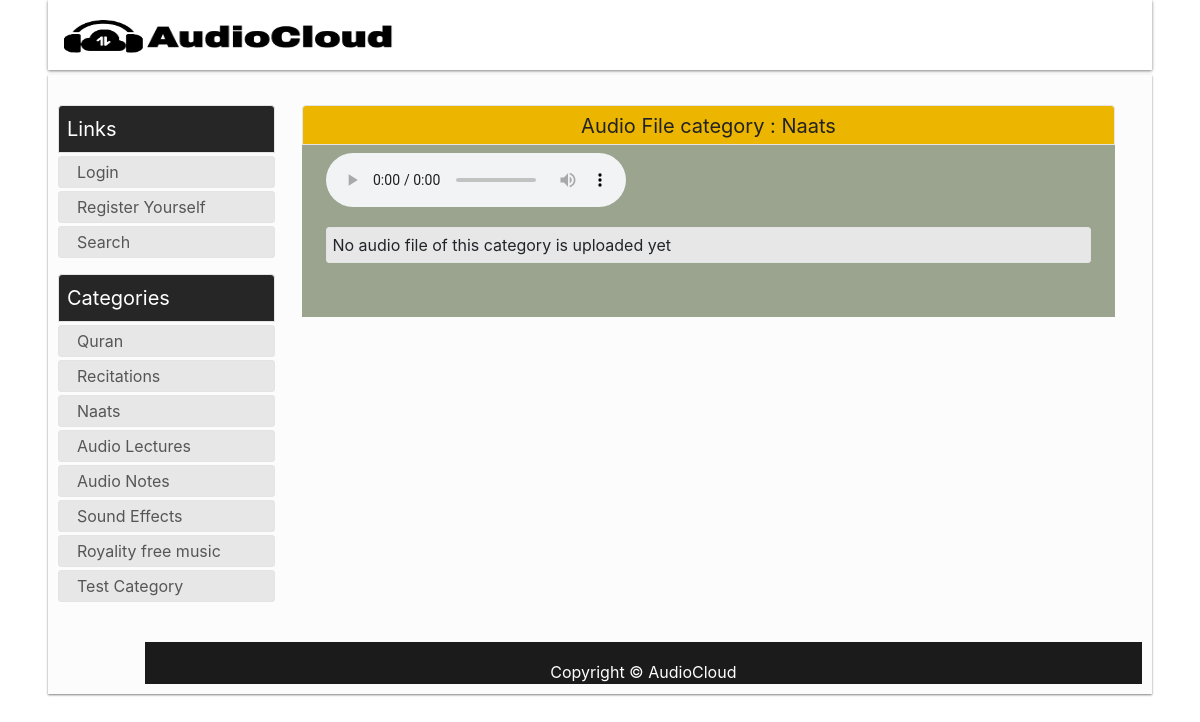
Page /AudioCloud/?search=Naats on the committed database.
### tables this page shows
CREATE TABLE IF NOT EXISTS `audiocategories` (
  `id` int(20) NOT NULL AUTO_INCREMENT,
  `name` varchar(100) NOT NULL,
  `addedBy` varchar(200) DEFAULT NULL,
  `datetime` timestamp NOT NULL DEFAULT CURRENT_TIMESTAMP,
  PRIMARY KEY (`id`),
  UNIQUE KEY `id` (`id`),
  UNIQUE KEY `name` (`name`)
);

### AudioCloud/redirect.php (called while the page is built, shortened)
<?php
include 'html_Generator.php';
include 'html_Search.php';
class Redirect {
	var $html_gen;
	public function __construct( ){
		$this->html_gen = new HTML_Generator();
	 }
	public function Go_to_Search_Results($variable_Value){
		$this->html_gen->GiveMe_headerSection();
		$this->html_gen->GiveMe_aside();
		$this->html_gen->GiveMe_footerSection();
	}
}
?>

### AudioCloud/DB_Class.php (called while the page is built, shortened)
<?php
class DB_Class{
	public $host = "localhost";
	public $user = "root";
	public $pass = "";
	public $db = "audiocloud";
	protected $conn ;
	public function __construct( ){
		$this->conn = new mysqli($this->host, $this->user, $this->pass, $this->db);
	}
    public function Get_Categories()
    {
      $sql = "SELECT * FROM audiocategories";
      $result=mysqli_query($this->conn, $sql);
      if(!empty($result)){
        return ($result);
      }else{
        return null;
      }
    }
}
?>

### AudioCloud/html_Generator.php (the view, shortened to what this page needs)
<?php
include 'DB_Class.php';
class HTML_Generator {
	public $baseurl;
	public $headSection;
	public $footer;
	public $db_Obj;
	public function __construct()
	{
		$this->db_Obj = new DB_Class();
		$this->baseurl = "http://" . $_SERVER['HTTP_HOST'] . rtrim(dirname($_SERVER['PHP_SELF']), '/\\') . "/";
		$this->headSection = '<!DOCTYPE html>
		<html lang="en" nighteye="active" style="background-image: none !important;" ne="0.32044710471749926">
		<head>
		<link href="style.css" rel="stylesheet" type="text/css">
		<link rel="stylesheet" href="bootstrap.css" type="text/css">
		<script type="text/javascript" src="jquery.js"></script>
		<title>AudioCloud Project</title>
		</head>
		<body>
		<header>
		<nav class="navbar">
		<div class="main_search row" style="margin-left:50%;">
		<span class="">  </span>
		</div>
		<div class="nav_brand align-content-center"><div id="logo"><a href="'. $this->baseurl .'?val=home"> <img  class="align-self-center" src="logoPNG.png" width="350" height="61" > </a></div>
		</div>
		</nav>
		</header> <div class="main_wrapper"><div id="content">';
		$this->footer = '
		<div class="modal" id="exampleModalCentered" tabindex="-1" role="dialog" aria-labelledby="exampleModalCenteredLabel" aria-hidden="true">
		<div class="modal-dialog modal-dialog-centered" role="document">
		<div class="modal-content">
		<div class="modal-header">
		<h5 class="modal-title" id="exampleModalCenteredLabel">Modal title</h5>
		<button type="button" class="close" data-dismiss="modal" aria-label="Close">
		<span aria-hidden="true">&times;</span>
		</button>
		</div>
		<div class="modal-body" id="modal-body" >
		<span class="w-100" id="abcc"> </span>
		<br>
		<div  id="modaltable">
		</div>
		</div>
		<div class="modal-footer">
		<button type="button" class="btn btn-secondary" data-dismiss="modal">Close</button>
		</div>
		</div>
		</div>
		</div> ';
		$this->footer .= '<script type="text/javascript" src="JS_form.js"></script> </div> <footer>Copyright © AudioCloud </footer> </div> </body></html>';
	}
	public function GiveMe_headerSection()
	{
		echo $this->headSection;
	}
	public function GiveMe_footerSection()
	{
		echo $this->footer;
	}
	public function GiveMe_aside ($user = false, $admin = false)
	{
		echo '<aside>';
				echo '<div class="box-head">Links</div>
				<div id="categoriesContent">
				<ul>';
				if(!isset( $_SESSION["log"])){
					echo '<li><a href="'; echo $this->baseurl; echo '?val=login">Login</a></li>
					<li><a href="'; echo $this->baseurl; echo '?val=registor">Register Yourself</a></li> ';
				}
				echo '<li><a href="'. $this->baseurl .'?search=home">Search</a></li></ul></div> ';
				echo '<div class="box-head">Categories </div>
				<div id="categoriesContent"> <ul>';
				$categories = $this->db_Obj->Get_Categories();
				if(!empty($categories)){
					foreach ($categories as $category ) {
						echo '<li><a href="'. $this->baseurl .'?search='.$category['name'].'">'.$category['name'].'</a></li>';
					}
				}
				else
				{
					echo '<li> Donot have any categories </li>';
				}
				echo '</ul> </div>';
				echo '<br> </aside>';
	}
}
?>

### AudioCloud/style.css (style rules this page uses)
* { margin: 0px; padding: 0px; }
a:link { text-decoration:none;color:#6699ff; }
header,div, section, footer, aside, nav, article, hgroup { display:block; }
body { font: normal normal 12px Oswald,'Bebas Neue',Bebas,'Arial Narrow',Sans-Serif;background: url(/img/bg.png); }
.main_wrapper { background: #FCFCFC;;padding: 30px 10px 10px 10px;width: 92%; position: absolute;left:0;right:0;margin-left:auto;margin-right:auto;box-shadow: 0px 1px 2px rgba(0,0,0,0.5);margin-bottom: 50px; }
aside { width: 20%; }
aside .box-head { border-top-left-radius: 4px;border-top-right-radius: 4px;background: #262626;color: #ffffff;text-transform: none;font-size: 20px;border: 1px solid #e5e4e4;padding: 8px;margin-bottom: 3px; }
#categoriesContent ul { list-style: none; }
#categoriesContent ul li { border-radius: 3px; margin: 3px 0 0 0; border: 1px solid #e5e4e4; padding: 0; height: 32px; background: #e7e7e7; overflow: hidden; text-overflow: ellipsis; }
#categoriesContent ul li a { font-size: 16px;line-height: 18px;color: #565656;text-decoration: none;text-transform: none; display: block;padding: 7px;padding-left:18px; display: -webkit-box; margin: 0 auto; line-height: 1; -webkit-line-clamp: 2; -webkit-box-orient: vertical; overflow: hidden; text-overflow: ellipsis; }
footer { width: 92%; margin: 0 auto;height: 42px;background:#1B1B1B;text-align: center;float: right;color: white;font-size: 16px;padding-top: 18px;margin-top: 10px;margin: 0 auto; }
.navbar { height: 70px;margin: 0 auto;margin-bottom: 5px;width: 92%; margin-top: 0px;box-shadow: 0px 1px 3px rgba(0,0,0,0.5); }
.nav_brand { width: 107px;height: 70px;position: absolute;text-align: center;color: white; }
#logo { padding-top: 3px; }
#logo a { font-size: 29px;color: #ECB600;font-family: 'Oswald', sans-serif;text-decoration:none; }
.main_search { width: 402px;height: 86px;margin: 7px 35px 0 0;float: right; }
a { color:rgb(140,140,250); }
html { color:#000; background-image:none !important; background:#fff !important; }
body { background-color:#fff; background-image:none !important; }
html { filter: contrast(100%) brightness(100%) saturate(100%); }

### rows in the picture
audiocategories: name "Quran"
audiocategories: name "Recitations"
audiocategories: name "Naats"
audiocategories: name "Audio Lectures"
audiocategories: name "Audio Notes"
audiocategories: name "Sound Effects"
audiocategories: name "Royality free music"
audiocategories: name "Test Category"

### other values in the picture
$value "Naats"
